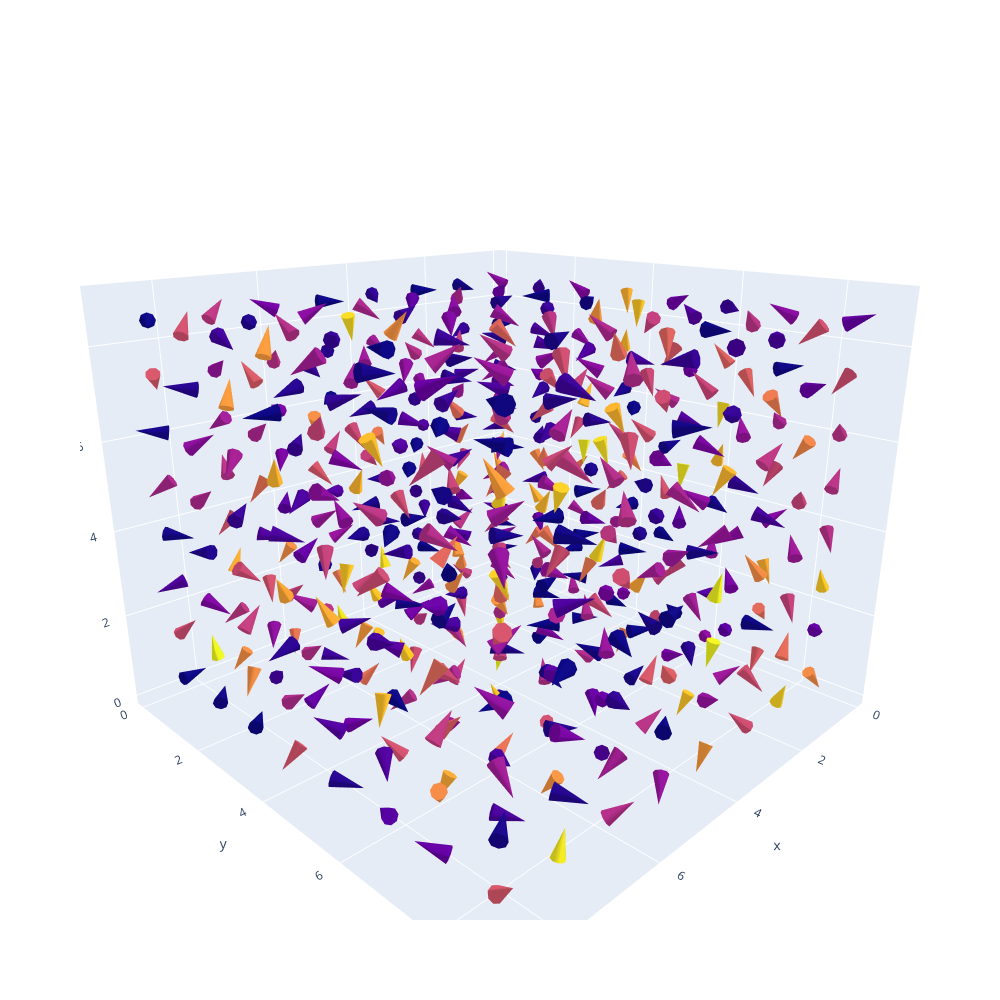

Here is the notebook cell this chart was saved with:
### Code cell
beta_interesting = 0.6

I.hot_start()

for beta in np.linspace( 0.01, beta_interesting, 32 ):
    I.thermalize( beta, 100 )

I.thermalize( beta_interesting, 1000 )



x = np.linspace(0, I.N, I.N) + 0.5
y = np.linspace(0, I.N, I.N) + 0.5
z = np.linspace(0, I.N, I.N) + 0.5
xv, yv, zv = np.meshgrid(x, y, z)
fig = go.Figure(data = go.Cone(
    x = xv.flatten(),
    y = yv.flatten(),
    z = zv.flatten(),
    u = I.s[:,0],
    v = I.s[:,1],
    w = 1.1 * I.s[:,2],
    sizemode="absolute",
    showscale=False,
    sizeref=0))

fig.update_layout(scene=dict(aspectratio=dict(x=1, y=1, z=0.8),
                             camera_eye=dict(x=1.2, y=1.2, z=0.6)))
fig.update_layout(width=1000, height=1000)
fig.show()

### Figure 1 — Plotly figure (JSON) as saved in the notebook; plotly's stock layout.template omitted (floating-point values rounded to 4 significant figures; data arrays with more than 128 entries replaced by an {"elided": "..."} marker saying what was removed)
{"data": [{"showscale": false, "sizemode": "absolute", "sizeref": 0, "type": "cone", "u": {"elided": "512 float values"}, "v": {"elided": "512 float values"}, "w": {"elided": "512 float values"}, "x": {"elided": "512 float values"}, "y": {"elided": "512 float values"}, "z": {"elided": "512 float values"}}], "layout": {"height": 1000, "scene": {"aspectratio": {"x": 1, "y": 1, "z": 0.8}, "camera": {"eye": {"x": 1.2, "y": 1.2, "z": 0.6}}}, "width": 1000}}
